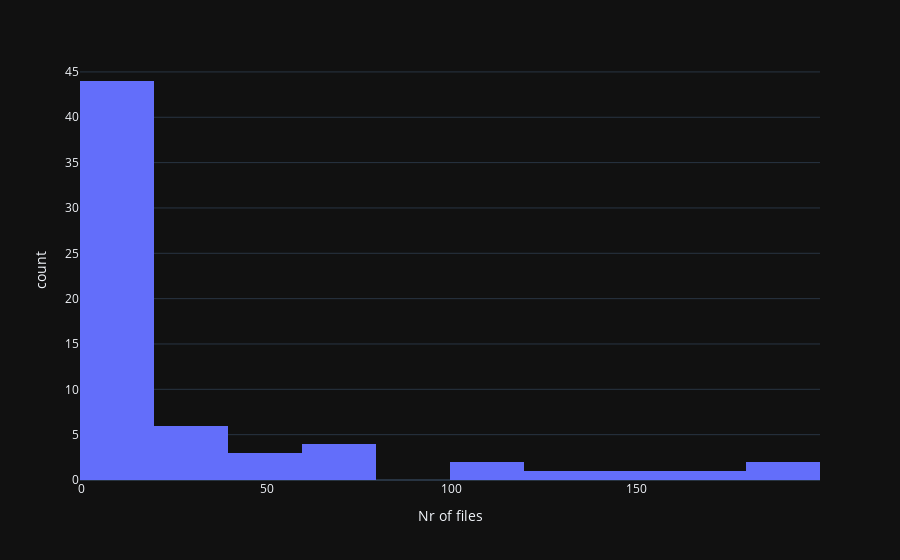

The notebook cell this image was saved under:
### Markdown cell above
Distribution of files modified per author:

### Code cell
hist_author_count = px.histogram(df_author_file_count_sorted, x=col_name_nr_of_files)
hist_author_count.show()

### Figure 1 — Plotly figure (JSON) as saved in the notebook; plotly's stock layout.template omitted (floating-point values rounded to 4 significant figures)
{"data": [{"alignmentgroup": "True", "bingroup": "x", "hovertemplate": "Nr of files=%{x}<br>count=%{y}<extra></extra>", "legendgroup": "", "marker": {"color": "#636efa", "pattern": {"shape": ""}}, "name": "", "offsetgroup": "", "orientation": "v", "showlegend": false, "x": [191, 186, 174, 155, 129, 113, 105, 76, 67, 63, 63, 58, 42, 40, 34, 34, 28, 25, 25, 20, 19, 18, 16, 15, 14, 11, 11, 9, 7, 6, 5, 4, 4, 4, 3, 3, 3, 3, 3, 2, 2, 2, 2, 2, 2, 2, 2, 2, 2, 1, 1, 1, 1, 1, 1, 1, 1, 1, 1, 1, 1, 1, 1, 1], "xaxis": "x", "yaxis": "y", "type": "histogram"}], "layout": {"xaxis": {"anchor": "y", "domain": [0.0, 1.0], "title": {"text": "Nr of files"}}, "yaxis": {"anchor": "x", "domain": [0.0, 1.0], "title": {"text": "count"}}, "legend": {"tracegroupgap": 0}, "margin": {"t": 60}, "barmode": "relative"}}
